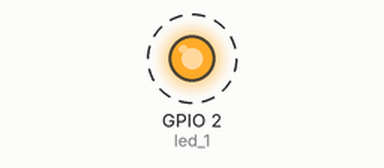
Simulated run of this program. Board: ESP32 board running MicroPython. Shown: output pins drawn as LEDs (lit = HIGH). Dashed ring = blinking.

Above: at 0.2 s.
Timing chart, 0 to 4.6 s (numbered marks = the images above):
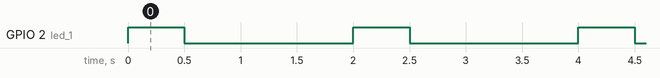

Measured:
- by itself, GPIO 2 (led_1): alternates HIGH for 0.50 s and LOW for 1.5 s

The program:

Led.py
```python
# This file is executed on every boot (including wake-boot from deepsleep)
#import esp
#esp.osdebug(None)
#import webrepl
#webrepl.start()
from machine import Pin  #investigar por que libreria Machine
import time

led_1 = Pin (2, Pin.OUT)

while True:
    led_1.value(1)
    time.sleep(0.5)
    led_1.value(0)
    time.sleep(1.5)
    
```
